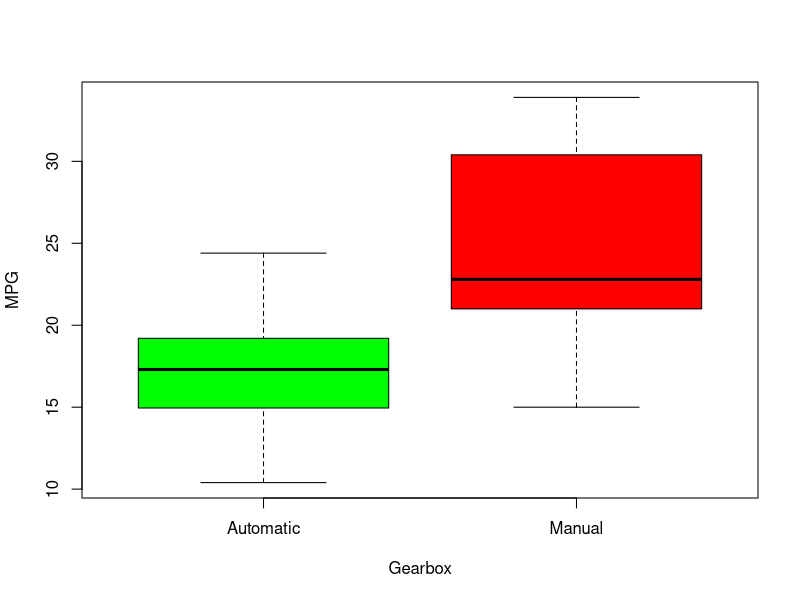

Source code (R): (Note: this script raises an error after producing the figure.)
## ---- chunk 1
knitr::opts_chunk$set(echo = TRUE)
## ---- chunk 2
library(ggplot2)
library(dplyr)
library(datasets)
data(mtcars)
## ---- chunk 3
head(mtcars,3)
## ---- chunk 4
mtcars$vs <- factor(mtcars$vs)
mtcars$gearbox <- factor(mtcars$am, labels=c("Automatic","Manual"))
boxplot(mpg ~ gearbox, data = mtcars, col = (c("green","red")), ylab = "MPG", xlab = "Gearbox")
means<-mtcars %>%
  group_by(gearbox) %>%
  summarise(avg_mpg = mean(mpg))
means
## ---- chunk 5
model_basic <- lm(mpg ~ gearbox, data=mtcars)
summary(model_basic)
## ---- chunk 6
data(mtcars)
model_allVars <- aov(mpg ~ ., data = mtcars)
summary(model_allVars)
cor(mtcars)[1,]
## ---- chunk 7
model_selected <- lm(mpg ~ cyl + disp + wt + hp + am, data = mtcars)
summary(model_selected)
## ---- chunk 8
par(mfrow = c(2, 2))
plot(model_selected)
